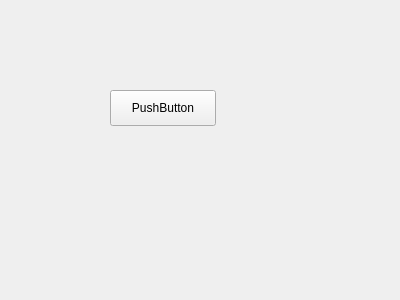
<?xml version="1.0" encoding="UTF-8"?>
<ui version="4.0">
 <class>MyWidget</class>
 <widget class="QWidget" name="MyWidget">
  <property name="geometry">
   <rect>
    <x>0</x>
    <y>0</y>
    <width>400</width>
    <height>300</height>
   </rect>
  </property>
  <property name="windowTitle">
   <string>MyWidget</string>
  </property>
  <widget class="QPushButton" name="pushButton666">
   <property name="geometry">
    <rect>
     <x>110</x>
     <y>90</y>
     <width>106</width>
     <height>36</height>
    </rect>
   </property>
   <property name="text">
    <string>PushButton</string>
   </property>
  </widget>
 </widget>
 <layoutdefault spacing="6" margin="11"/>
 <resources/>
 <connections/>
</ui>
